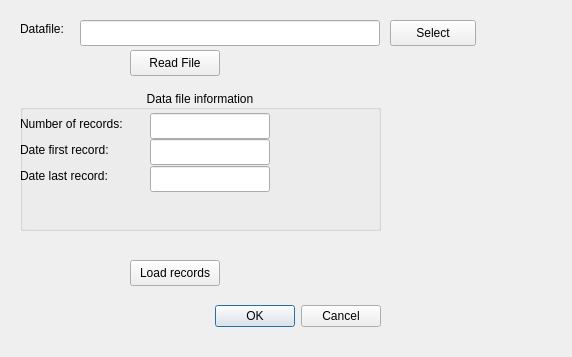
<?xml version="1.0" encoding="UTF-8"?>
<ui version="4.0">
 <class>DialogUpdateDatabase</class>
 <widget class="QDialog" name="DialogUpdateDatabase">
  <property name="geometry">
   <rect>
    <x>0</x>
    <y>0</y>
    <width>572</width>
    <height>357</height>
   </rect>
  </property>
  <property name="windowTitle">
   <string>Electricity database update</string>
  </property>
  <widget class="QDialogButtonBox" name="buttonBox">
   <property name="geometry">
    <rect>
     <x>40</x>
     <y>300</y>
     <width>341</width>
     <height>32</height>
    </rect>
   </property>
   <property name="orientation">
    <enum>Qt::Orientation::Horizontal</enum>
   </property>
   <property name="standardButtons">
    <set>QDialogButtonBox::StandardButton::Cancel|QDialogButtonBox::StandardButton::Ok</set>
   </property>
  </widget>
  <widget class="QLabel" name="lblSelectFile">
   <property name="geometry">
    <rect>
     <x>20</x>
     <y>20</y>
     <width>60</width>
     <height>18</height>
    </rect>
   </property>
   <property name="text">
    <string>Datafile: </string>
   </property>
  </widget>
  <widget class="QPushButton" name="btReadInputFile">
   <property name="geometry">
    <rect>
     <x>130</x>
     <y>50</y>
     <width>90</width>
     <height>26</height>
    </rect>
   </property>
   <property name="text">
    <string>Read File</string>
   </property>
  </widget>
  <widget class="QLineEdit" name="lneFileName">
   <property name="geometry">
    <rect>
     <x>80</x>
     <y>20</y>
     <width>300</width>
     <height>26</height>
    </rect>
   </property>
  </widget>
  <widget class="QGroupBox" name="gbDataFileInfo">
   <property name="geometry">
    <rect>
     <x>20</x>
     <y>90</y>
     <width>361</width>
     <height>141</height>
    </rect>
   </property>
   <property name="title">
    <string>Data file information</string>
   </property>
   <property name="alignment">
    <set>Qt::AlignmentFlag::AlignCenter</set>
   </property>
   <widget class="QLabel" name="lblNumberRecords">
    <property name="geometry">
     <rect>
      <x>0</x>
      <y>25</y>
      <width>130</width>
      <height>18</height>
     </rect>
    </property>
    <property name="text">
     <string>Number of records:</string>
    </property>
   </widget>
   <widget class="QLabel" name="lblRecordDateFirst">
    <property name="geometry">
     <rect>
      <x>0</x>
      <y>51</y>
      <width>130</width>
      <height>18</height>
     </rect>
    </property>
    <property name="text">
     <string>Date first record:</string>
    </property>
   </widget>
   <widget class="QLineEdit" name="lneRecordNumber">
    <property name="geometry">
     <rect>
      <x>130</x>
      <y>23</y>
      <width>120</width>
      <height>26</height>
     </rect>
    </property>
    <property name="readOnly">
     <bool>true</bool>
    </property>
   </widget>
   <widget class="QLineEdit" name="lneRecordFirst">
    <property name="geometry">
     <rect>
      <x>130</x>
      <y>49</y>
      <width>120</width>
      <height>26</height>
     </rect>
    </property>
    <property name="readOnly">
     <bool>true</bool>
    </property>
   </widget>
   <widget class="QLabel" name="lblRecordDateLast">
    <property name="geometry">
     <rect>
      <x>0</x>
      <y>77</y>
      <width>130</width>
      <height>18</height>
     </rect>
    </property>
    <property name="text">
     <string>Date last record:</string>
    </property>
   </widget>
   <widget class="QLineEdit" name="lneRecordLast">
    <property name="geometry">
     <rect>
      <x>130</x>
      <y>76</y>
      <width>120</width>
      <height>26</height>
     </rect>
    </property>
    <property name="readOnly">
     <bool>true</bool>
    </property>
   </widget>
  </widget>
  <widget class="QPushButton" name="btDbLoadRecords">
   <property name="geometry">
    <rect>
     <x>130</x>
     <y>260</y>
     <width>90</width>
     <height>26</height>
    </rect>
   </property>
   <property name="text">
    <string>Load records</string>
   </property>
  </widget>
  <widget class="QPushButton" name="btFileNameBrowse">
   <property name="geometry">
    <rect>
     <x>390</x>
     <y>20</y>
     <width>86</width>
     <height>26</height>
    </rect>
   </property>
   <property name="text">
    <string>Select</string>
   </property>
  </widget>
 </widget>
 <resources/>
 <connections>
  <connection>
   <sender>buttonBox</sender>
   <signal>accepted()</signal>
   <receiver>DialogUpdateDatabase</receiver>
   <slot>accept()</slot>
   <hints>
    <hint type="sourcelabel">
     <x>248</x>
     <y>254</y>
    </hint>
    <hint type="destinationlabel">
     <x>157</x>
     <y>274</y>
    </hint>
   </hints>
  </connection>
  <connection>
   <sender>buttonBox</sender>
   <signal>rejected()</signal>
   <receiver>DialogUpdateDatabase</receiver>
   <slot>reject()</slot>
   <hints>
    <hint type="sourcelabel">
     <x>316</x>
     <y>260</y>
    </hint>
    <hint type="destinationlabel">
     <x>286</x>
     <y>274</y>
    </hint>
   </hints>
  </connection>
 </connections>
</ui>
